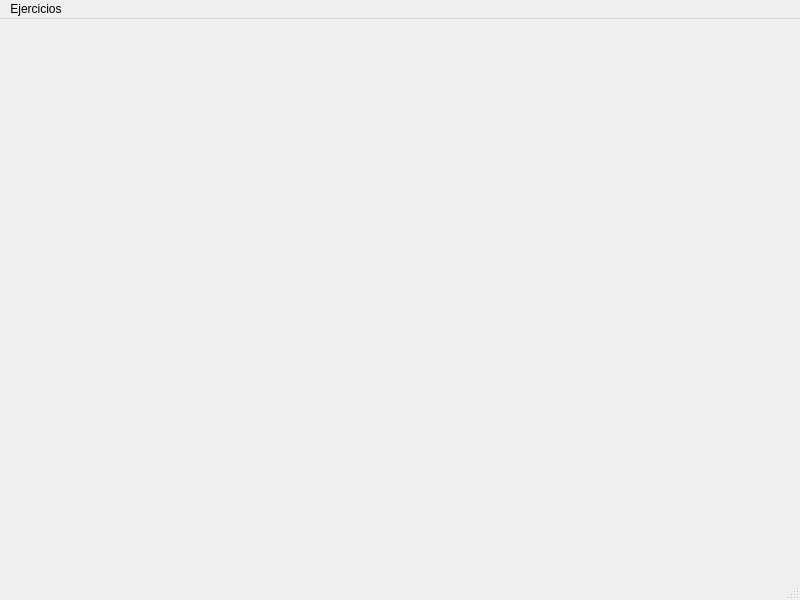
<?xml version="1.0" encoding="UTF-8"?>
<ui version="4.0">
 <class>MainWindow</class>
 <widget class="QMainWindow" name="MainWindow">
  <property name="geometry">
   <rect>
    <x>0</x>
    <y>0</y>
    <width>800</width>
    <height>600</height>
   </rect>
  </property>
  <property name="windowTitle">
   <string>App Ejercicios</string>
  </property>
  <widget class="QWidget" name="centralwidget"/>
  <widget class="QMenuBar" name="menubar">
   <property name="geometry">
    <rect>
     <x>0</x>
     <y>0</y>
     <width>800</width>
     <height>21</height>
    </rect>
   </property>
   <widget class="QMenu" name="menuEjercicios">
    <property name="title">
     <string>Ejercicios</string>
    </property>
    <addaction name="actionCalculadora"/>
    <addaction name="separator"/>
    <addaction name="actionSalir"/>
   </widget>
   <addaction name="menuEjercicios"/>
  </widget>
  <widget class="QStatusBar" name="statusbar"/>
  <action name="actionCalculadora">
   <property name="text">
    <string>Calculadora</string>
   </property>
  </action>
  <action name="actionSalir">
   <property name="text">
    <string>Salir</string>
   </property>
  </action>
 </widget>
 <resources/>
 <connections/>
</ui>
